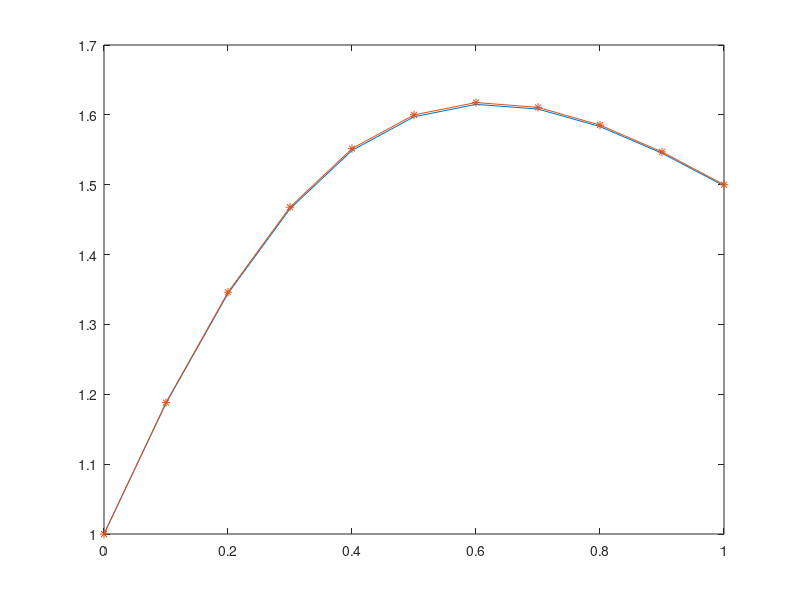

The MATLAB source for this figure:
clear all; clc;
format long;

a = 0;
b = 1;
h = .1;
n = (b - a) / h;
y0 = 1;
t = a + [0 : n] * h;
y(1) = y0;
f = @(t, y) (2 - 2 * t * y) / (t ^ 2 + 1);

for i = 2 : n + 1
    y(i) = y(i - 1) + h / 2 * (f(t(i - 1), y(i - 1)) + f(t(i), y(i - 1) + h * f(t(i - 1), y(i - 1))));
end

y
yext = (2 .* t + 1) ./ (t .^ 2 + 1)
plot(t, y, '-', t, yext, '-*');